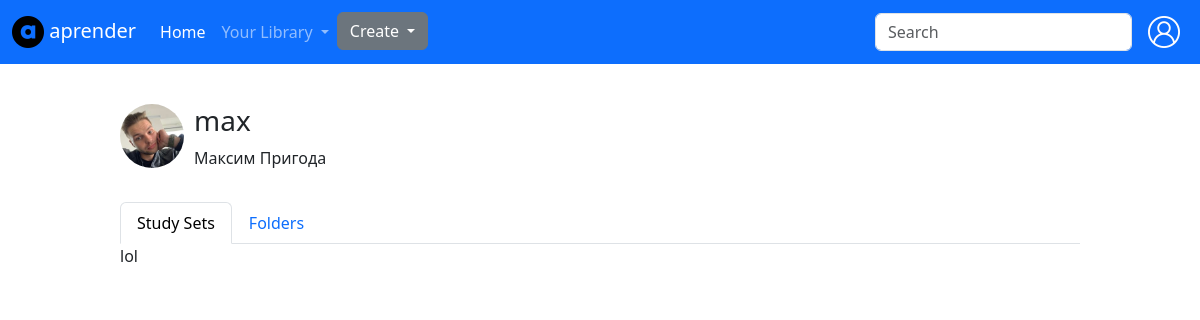
Page /max (signed in) on the committed database.
### aprender/models.py (models this page shows)
class User(AbstractUser):
    favoriteSets = models.ManyToManyField('Set', blank=True)
    favoriteFolders = models.ManyToManyField('Folder', blank=True)

### aprender/views.py (the view)
# urls.py: path('<str:user>', views.profile, name='profile'),
def profile(request, user):
    return render(request, 'aprender/profile.html')

### aprender/templates/aprender/profile.html (shortened to what this page needs)
{% extends 'aprender/index.html' %}
{% load static %}
{% block body %}
<div class='containerCol' style='margin: 5vh 10vw;'>
    <div class='containerRow' style='margin-bottom: 2vh;'>
        <img class='profilePicBg' src="{% static 'icons/image.jpeg' %}">
        <div class='containerCol' style='margin-left: 10px;'>
            <h3>{{request.user}}</h3>
            <p>{{request.user.first_name}} {{request.user.last_name}}</p>
        </div>
    </div>
    <ul class="nav nav-tabs">
        <li class="nav-item hover" id='setsBtn'>
            <a id='userSetsLink' class="nav-link active" aria-current="page">Study Sets</a>
        </li>
        <li class="nav-item hover" id='foldersBtn'>
            <a id='userFoldersLink' class="nav-link">Folders</a>
        </li>
    </ul>
    <div id='contentContainer'>
        lol
    </div>
</div>
{% endblock body %}

### aprender/static/styles/index.css (style rules this page uses)
.profilePicBg { height: 64px; width: 64px; border-radius: 32px; }

### aprender/templates/aprender/profile.html (style rules this page uses)
.containerCol { display: flex; flex-flow: column nowrap; }
.containerRow { display: flex; flex-flow: row nowrap; }

### rows in the picture
User: user "max", user.first_name "Максим", user.last_name "Пригода"
